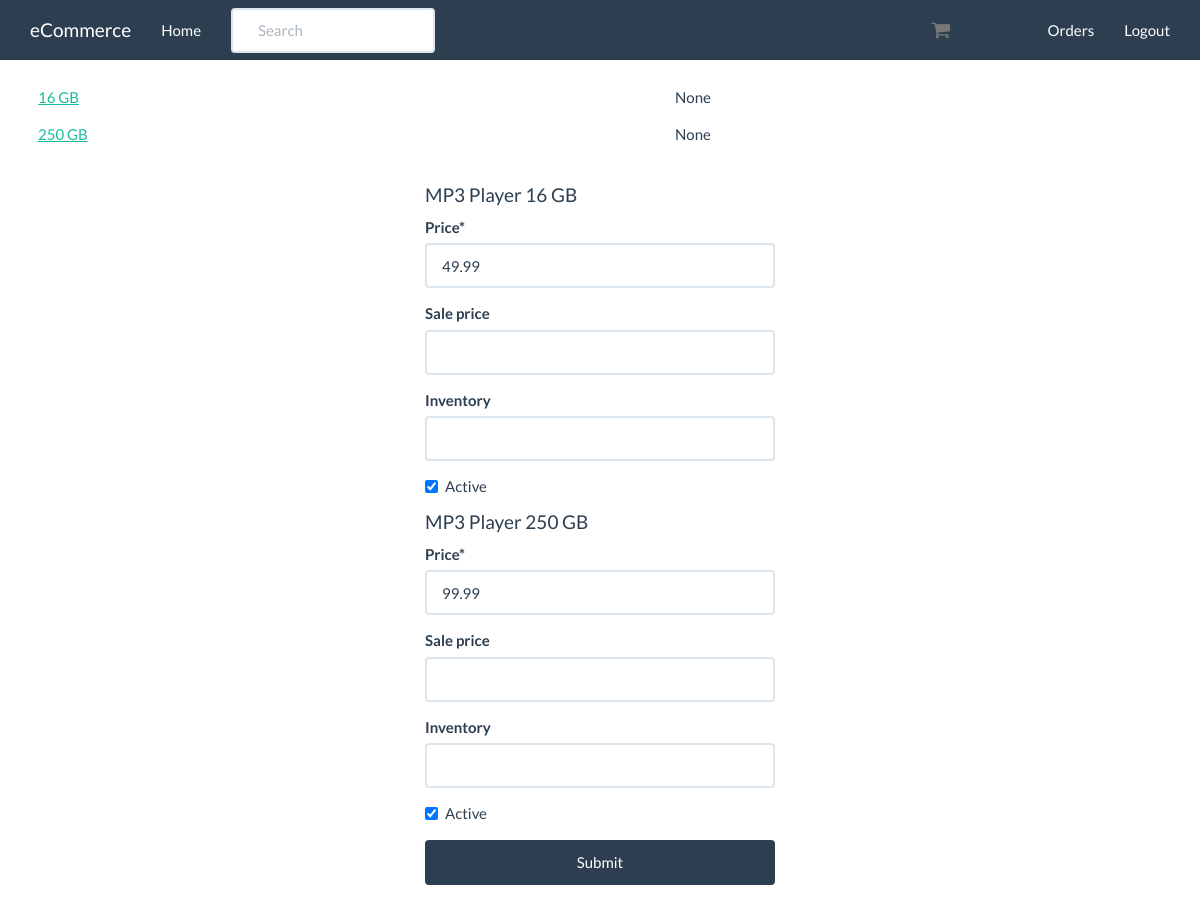
The app's page /products/1/inventory/ (signed in), older data.
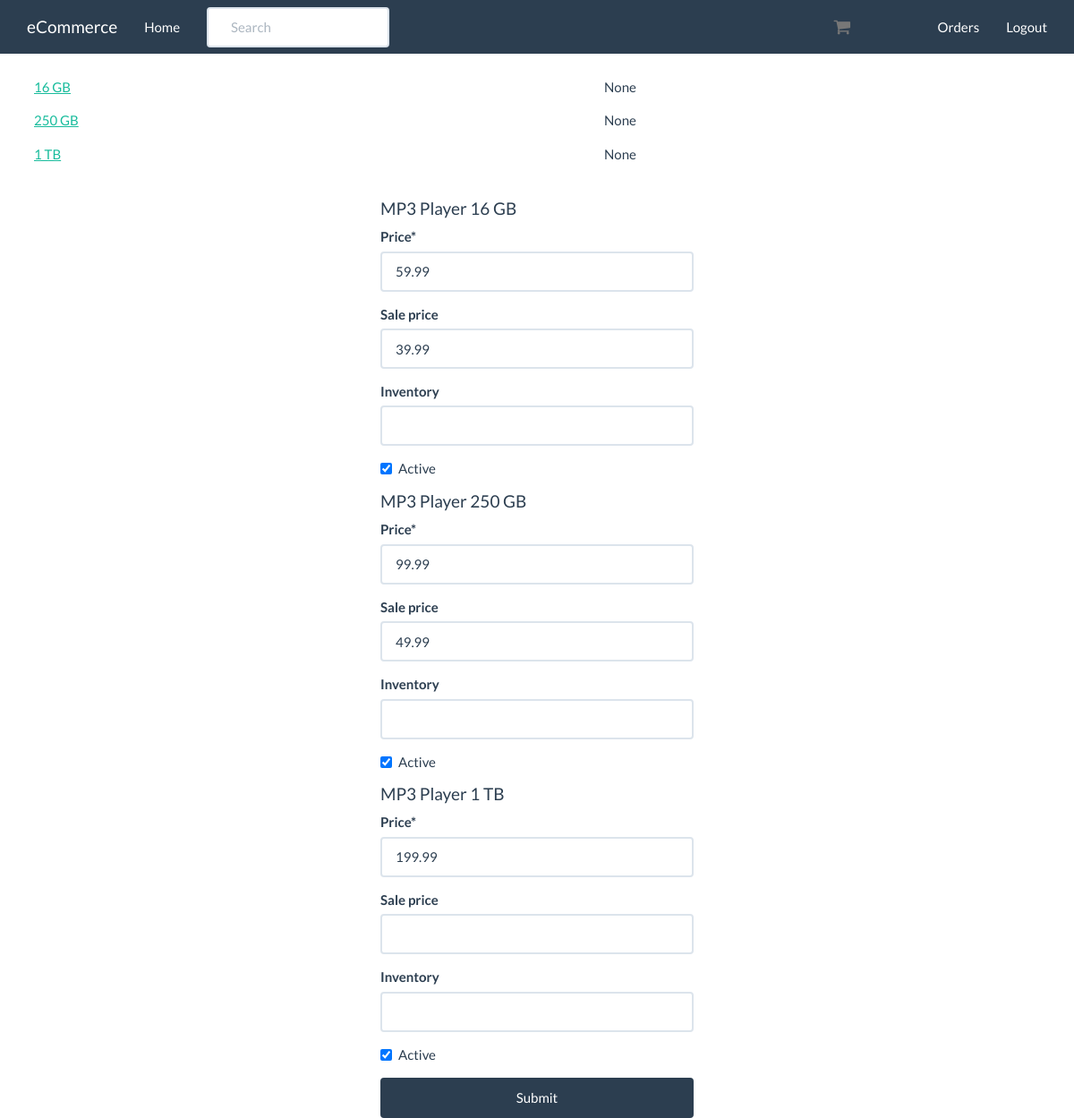
The same page, newer data.
### products/models.py (models this page shows, shortened)
class Variation(models.Model):
	product = models.ForeignKey(Product)
	title = models.CharField(max_length=120)
	price = models.DecimalField(decimal_places=2, max_digits=20)
	sale_price = models.DecimalField(decimal_places=2, max_digits=20, null=True, blank=True)
	active = models.BooleanField(default=True)
	inventory = models.IntegerField(null=True, blank=True)
	def get_absolute_url(self):
		return self.product.get_absolute_url()

class Product(models.Model):
	title = models.CharField(max_length=120)
	description = models.TextField(blank=True, null=True)
	price = models.DecimalField(decimal_places=2, max_digits=20)
	active = models.BooleanField(default=True)
	categories = models.ManyToManyField('Category', blank=True)
	default_category = models.ForeignKey('Category', related_name="default_category", null=True, blank=True)
	objects = ProductManager()
	def get_absolute_url(self):
		return reverse("product-detail", kwargs={"pk":self.pk})

### products/views.py (the view, shortened to what this page needs)
# urls.py: url(r'^(?P<pk>\d+)/inventory/$', VariationListView.as_view(), name="product_inventory"),
class VariationListView(StaffRequiredMixin, ListView):
	model = Variation
	queryset = Variation.objects.all()
	def get_context_data(self, *args, **kwargs):
		context = super(VariationListView, self).get_context_data(*args, **kwargs)
		context["formset"] = VariationInventoryFormSet(queryset=self.get_queryset())
		return context
	def get_queryset(self, *args, **kwargs):
		product_pk = self.kwargs.get("pk")
		if product_pk:
			product = get_object_or_404(Product, pk=product_pk)
			queryset = Variation.objects.filter(product=product)
		return queryset

### products/mixins.py (called while the page is built)
	@method_decorator(login_required)
	def dispatch(self, request, *args, **kwargs):
		if request.user.is_staff:
			return super(StaffRequiredMixin, self).dispatch(request, *args, **kwargs)
		raise Http404

### products/models.py (called while the page is built)
	def active(self):
		return self.filter(active=True)

	def get_queryset(self):
		return ProductQuerySet(self.model, using=self._db)

	def all(self, *args, **kwargs):
		return self.get_queryset().active()

### products/templates/products/variation_list.html (shortened to what this page needs)
{% extends "base.html" %}
{% load crispy_forms_tags %}
{% block content %}
<table class="table">
{% for object in object_list %}
<tr>
	<td><a href="{{ object.get_absolute_url }}">{{ object.title }}</a></td><td>{{ object.inventory }}</td>
</tr>
{% endfor %}
</table>
<div class="col-md-4 col-md-offset-4">
	<form class="form" method="POST" action="">{% csrf_token %}
		{% for form in formset %}
		<h4>{{ form.instance.product.title }} {{ form.instance.title }}</h4>
		{{ form|crispy }}
		{% endfor %}
		<input type="submit" class="btn btn-block btn-primary">
	</form>
</div>
{% endblock %}

### templates/base.html (shortened to what this page needs)
{% load staticfiles %}
<!DOCTYPE html>
<html lang="en">
  <head>
    {% include 'head_css.html' %}
  </head>
  <body>
  {% include 'navbar.html' %}
  <div class="container">
  {% block content %}
  {% endblock %}
  </div>
  </body>
</html>

### templates/head_css.html
{% load staticfiles %}
<link rel="stylesheet" href="{% static 'css/font-awesome.min.css' %}">
<link href="{% static 'css/flatly.bootstrap.min.css' %}" rel="stylesheet">
<link href="{% static 'css/navbar-static-top.css' %}" rel="stylesheet">
<link href="{% static 'css/custom.css' %}" rel="stylesheet">

### templates/navbar.html (shortened to what this page needs)
   {% load staticfiles %}
    <nav class="navbar navbar-default navbar-static-top">
      <div class="container">
        <div class="navbar-header">
          <a class="navbar-brand" href="{% url 'home' %}">eCommerce</a>
        </div>
        <div id="navbar" class="navbar-collapse collapse">
          <ul class="nav navbar-nav">
            <li><a href="{% url 'home' %}">Home</a></li>
            <form class="navbar-form navbar-left" role="search" action="{% url 'products' %}">
              <div class="form-group">
                <input type="text" class="form-control" placeholder="Search" name='q'></input>
              </div>
            </form>
          </ul>
          <ul class="nav navbar-nav navbar-right">
          {% if request.user.is_authenticated %}
            <li><a href="{% url 'orders' %}">Orders</a></li>
            <li><a href="{% url 'auth_logout' %}">Logout</a></li>
            {% endif %}
          </ul>
        </div>
        <a class="cart" href="{% url 'cart' %}"><i class="fa fa-shopping-cart"></i></a>
      </div>
    </nav>

### templates/javascript.html (shortened to what this page needs)
{% load staticfiles %}

### static_in_pro/our_static/css/navbar-static-top.css (style rules this page uses)
body { min-height: 1000px; }
input[type="text"], input[type="password"] { text-indent: 10px; }
.navbar-static-top { margin-bottom: 19px; }
a.cart { position: absolute; color: #777; top: 1.5rem; font-size: 2rem; right: 0; margin-right: 25rem; }

Row changes from the older to the newer data that the page shows:
added Variation: title "1 TB", inventory "None", instance.product "MP3 Player", instance "1 TB"
Text that changed along with them:
form field form: "49.99" → "59.99"
form field form: (not shown) → "39.99"
form field form: (not shown) → "49.99"
new list line: "Price Sale price Inventory Active 199.99   ☑"
